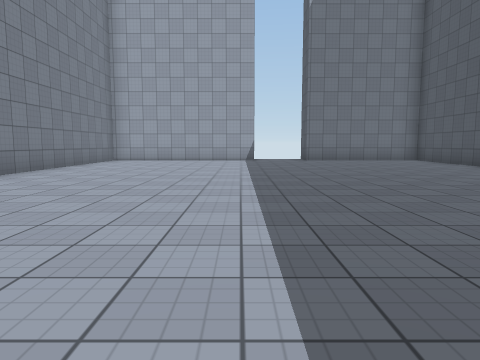
[1] (above)

20 first-person views from a walk through a scene from a Unity 3-D project. The camera is 1.2 m above the floor, tilts 6° down and sees 70° across. The floor is counted in squares, 2 m on a side. Each view is taken from the middle of a square. On the plan, view 1 faces up. The plan holds only what a view shows up to about 10 squares ahead; the rest is blank. The place goes on beyond the plan. The player character is not drawn. Surface patterns are stand-ins for the level's own textures.

[2]
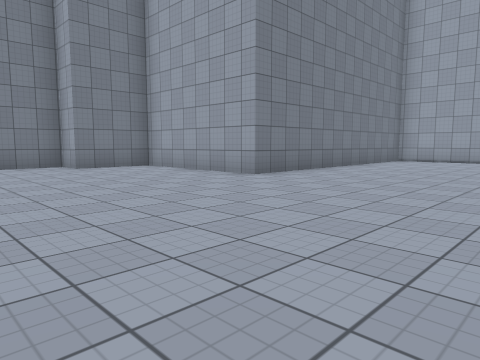

[3]
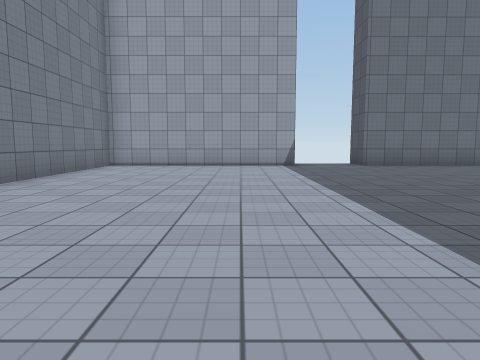

[4]
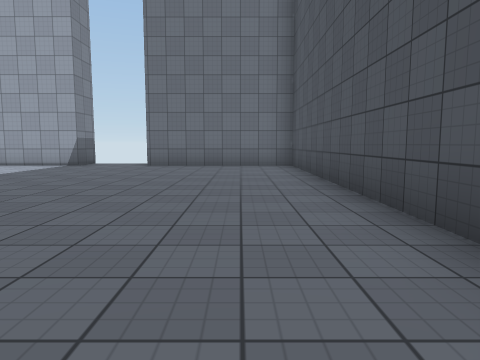

[5]
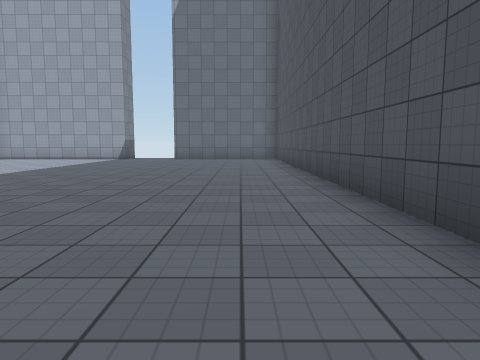

[6]
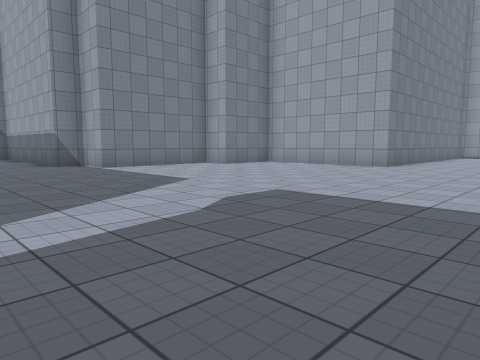

[7]
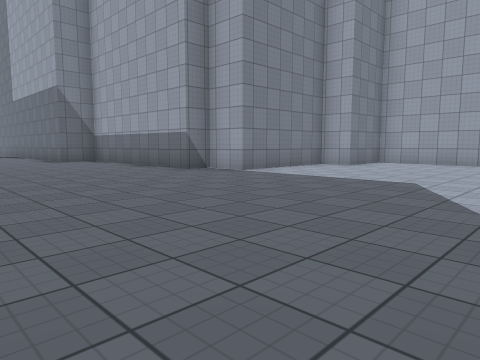

[8]
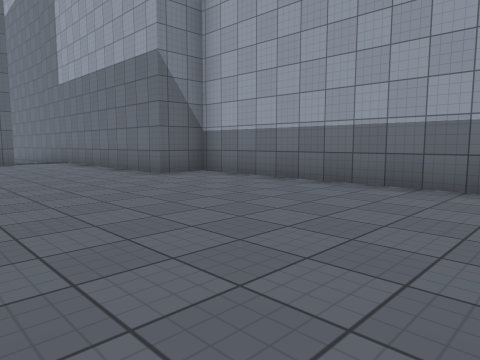

[9]
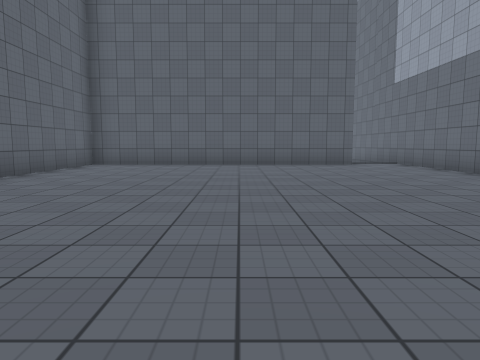

[10]
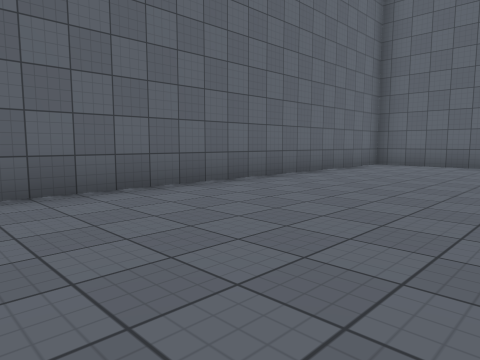

[11]
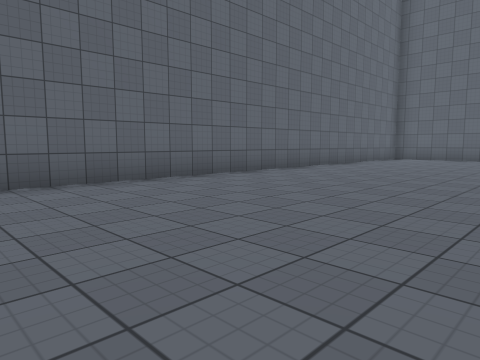

[12]
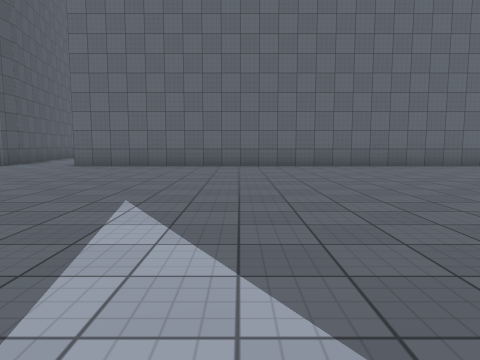

[13]
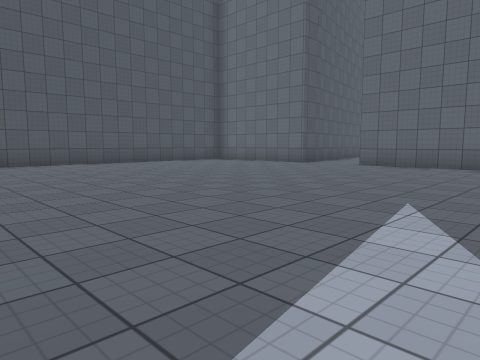

[14]
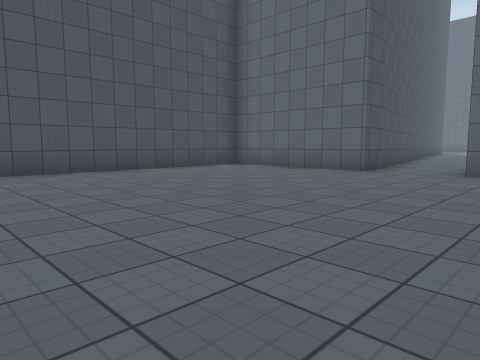

[15]
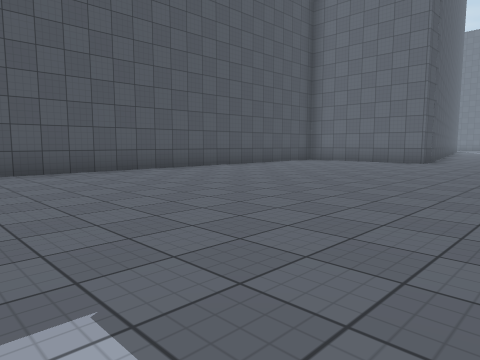

[16]
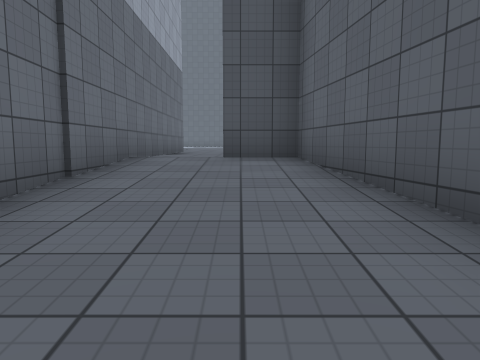

[17]
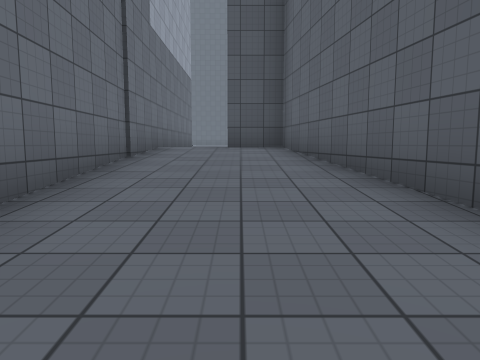

[18]
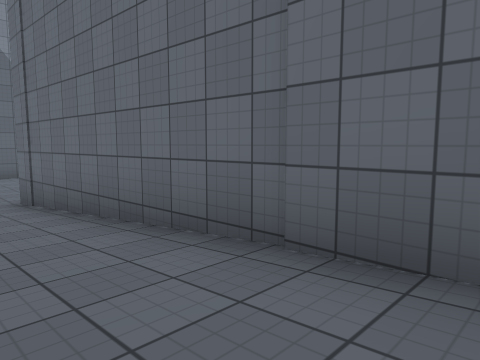

[19]
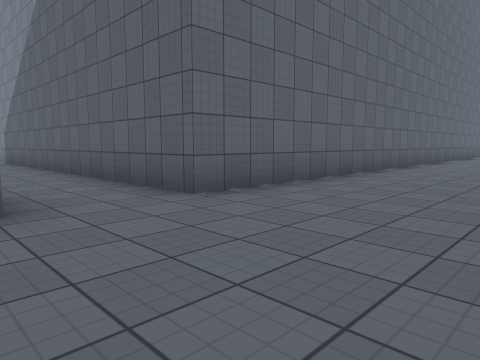

[20]
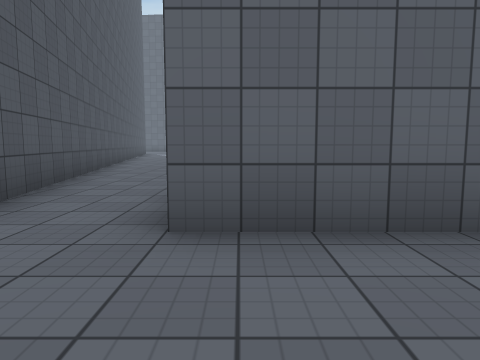

### Floor plan
Key: @ floor where view 1 was taken; # wall or solid block; . main floor; - floor 0.25 m lower than the main floor; _ floor 1 m lower than the main floor; / step, stairs or slope.
Columns run from 29 left of view 1 to 7 right of it. Each row starts with its distance up from view 1.
 13                         ######..#####
 12                         #...........#
 11                         #...........#
 10                         #...........#
  9                         #...........#
  8                         #...........#
  7                         #...........#
  6                         #...........#
  5                     #####...........#
  4                     #...............#
  3                    ##...............#
  2                    #................#
  1                    #................#
  0                   ##.........@......#
 -1              ######.................#
 -2 ##############......................#
 -3 _//////.............................#
 -4 _//////.#...........................#
 -5  ////-###...........................#
 -6   ##### #...........................#
 -7         #...........................#
 -8         #...........................#
 -9         #...........................#
-10         #...........................#
-11         #...........................#
-12         ######################..#####
-13                              #..#
-14                              #..#
-15                              #..#
-16                              #..##
-17                              #...#

Where each view was taken, in squares from view 1:
view 1: 0 up, 0 right, facing up
view 2: 0 up, 0 right, facing up-left
view 3: 3 up, 1 left, facing up
view 4: 3 up, 5 right, facing up
view 5: 1 down, 5 right, facing up
view 6: 4 down, 1 left, facing up-left
view 7: 6 down, 4 left, facing up-left
view 8: 6 down, 10 left, facing up-left
view 9: 7 down, 11 left, facing left
view 10: 7 down, 11 left, facing down-left
view 11: 6 down, 7 left, facing down-left
view 12: 2 down, 4 left, facing down
view 13: 2 down, 4 left, facing down-right
view 14: 4 down, 1 left, facing down-right
view 15: 0 up, 1 left, facing down-right
view 16: 4 down, 27 left, facing right
view 17: 4 down, 29 left, facing right
view 18: 4 down, 22 left, facing up-left
view 19: 8 down, 3 right, facing down-left
view 20: 9 down, 0 right, facing down
